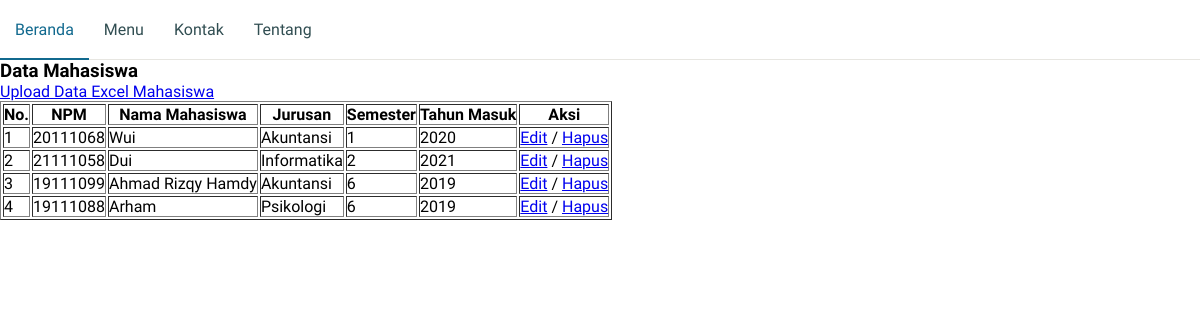
Screenshot of /admin/tampil_mahasiswa.php with the database file from the repository.
### tables this page shows
CREATE TABLE `mahasiswa` (
  `idmaha` int(30) NOT NULL,
  `npm` varchar(30) NOT NULL,
  `namasis` varchar(50) NOT NULL,
  `jurusan` varchar(30) NOT NULL,
  `semester` int(3) NOT NULL,
  `thn_msk` varchar(4) NOT NULL,
  `password` varchar(225) NOT NULL,
  `kelas` varchar(10) NOT NULL,
  `iddosen` int(30) DEFAULT NULL,
  `level` varchar(30) NOT NULL
);

### admin/tampil_mahasiswa.php (the view)
<?php include "navbar.php";
include '../koneksi.php';
?>
<h3>Data Mahasiswa</h3>
<a href="../excel/upload.php">Upload Data Excel Mahasiswa</a>
<table border="1">
	<tr>
		<th>No.</th>
		<th>NPM</th>
		<th>Nama Mahasiswa</th>
		<th>Jurusan</th>
		<th>Semester</th>
		<th>Tahun Masuk</th>
		<th>Aksi</th>
	</tr>
	<?php
	$sql = mysqli_query($konek,"select * from mahasiswa order by semester asc");
	$no=1;
	while($q=mysqli_fetch_array($sql)){
		echo "<tr>
			<td>$no</td>
			<td>$q[npm]</td>
			<td>$q[namasis]</td>
			<td>$q[jurusan]</td>
			<td>$q[semester]</td>
			<td>$q[thn_msk]</td>
			<td>
				<a href='edit_mahasiswa.php?id=$q[idmaha]'>Edit</a> /
				<a href='hapus_mahasiswa.php?id=$q[idmaha]'>Hapus</a>
			</td>
		</tr>";
		$no++;
	}
	?>
</table>

### admin/navbar.php (shortened to what this page needs)
<!DOCTYPE html>
<html lang="en">
<head>
</head>
<body>
  <nav>
    <div class="nav-item">
      <a class="nav-link active" href="index.php">Beranda</a>
    </div>
       <div class="nav-item">
      <a href="" class="nav-link">Menu</a>
    </div>
    <div class="nav-item">
      <a class="nav-link" href="kontak.html">Kontak</a>
    </div>
	<div class="nav-item">
      <a class="nav-link" href="tentang.php">Tentang</a>
    </div>
  </nav>
</body>
</html>

### admin/navbar.php (style rules this page uses)
* { margin: 0; padding: 0; box-sizing: border-box; }
body { font-family: 'Zen Kaku Gothic New', sans-serif; font-size: 16px; }
nav { background-color: #FFFFFF; border-bottom: 1px solid #E7E6E1; display: flex; }
.nav-item { position: relative; }
.nav-link { display: block; padding: 20px 15px; margin: 0; color: #314E52; text-decoration: none; }
.nav-link:after { content: ""; display: none; height: 2px; width: 100%; position: absolute; bottom: -1px; left: 0; background-color: #11698E; }
.nav-link.active, .nav-link:hover { color: #11698E; }
.nav-link.active:after, .nav-link:hover:after { display: block; }

### rows the page displays
mahasiswa: npm "20111068", namasis "Wui", jurusan "Akuntansi", semester "1", thn_msk "2020"
mahasiswa: npm "21111058", namasis "Dui", jurusan "Informatika", semester "2", thn_msk "2021"
mahasiswa: npm "19111099", namasis "Ahmad Rizqy Hamdy", jurusan "Akuntansi", semester "6", thn_msk "2019"
mahasiswa: npm "19111088", namasis "Arham", jurusan "Psikologi", semester "6", thn_msk "2019"
